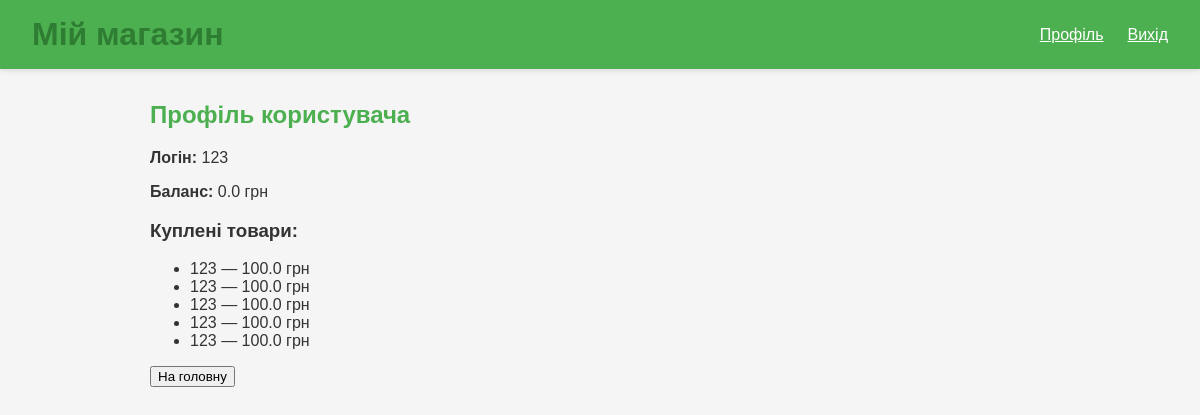
The app's page /profile (signed in), older data.
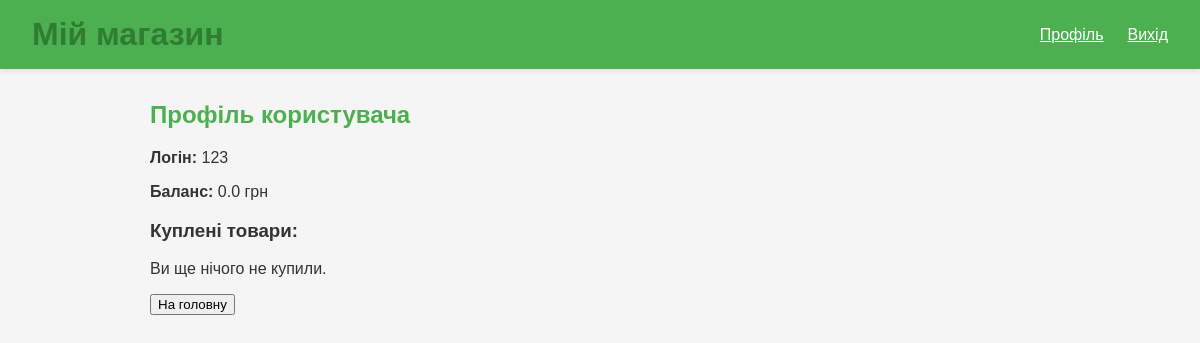
The same page, newer data.
### models.py (models this page shows)
class User(db.Model, UserMixin):
    id = db.Column(db.Integer, primary_key=True)
    username = db.Column(db.String(64), unique=True, nullable=False)
    balance = db.Column(db.Float, default=0.0)
    purchases = db.relationship('Purchase', backref='user', lazy=True)

class Purchase(db.Model):
    id = db.Column(db.Integer, primary_key=True)
    user_id = db.Column(db.Integer, db.ForeignKey('user.id'), nullable=False)
    product_id = db.Column(db.Integer, db.ForeignKey('product.id'), nullable=False)

class Product(db.Model):
    id = db.Column(db.Integer, primary_key=True)
    name = db.Column(db.String(100), nullable=False)
    price = db.Column(db.Float, nullable=False)
    payment_url = db.Column(db.String(255), nullable=True)  # WayForPay URL
    purchases = db.relationship('Purchase', backref='product', lazy=True)

### app.py (the view)
@app.route('/profile')
@login_required
def profile():
    return render_template('profile.html', user=current_user)

### app.py (called while the page is built)
@login_manager.user_loader
def load_user(user_id):
    return User.query.get(int(user_id))

### templates/profile.html
{% extends 'base.html' %}
{% block content %}
<h2>Профіль користувача</h2>
<p><strong>Логін:</strong> {{ user.username }}</p>
<p><strong>Баланс:</strong> {{ user.balance }} грн</p>
<h3>Куплені товари:</h3>
{% if user.purchases %}
    <ul>
        {% for purchase in user.purchases %}
            <li>{{ purchase.product.name }} — {{ purchase.product.price }} грн</li>
        {% endfor %}
    </ul>
{% else %}
    <p>Ви ще нічого не купили.</p>
{% endif %}
<a href="{{ url_for('index') }}">
    <button>На головну</button>
</a>
{% endblock %}

### templates/base.html (shortened to what this page needs)
<!DOCTYPE html>
<html lang="uk">
<head>
    <link rel="stylesheet" href="{{ url_for('static', filename='style.css') }}">
</head>
<body>
    <header>
        <h1><a href="/">Мій магазин</a></h1>
        <nav class="nav-right">
            {% if current_user.is_authenticated %}
                <a href="{{ url_for('profile') }}">Профіль</a>
                <a href="{{ url_for('logout') }}">Вихід</a>
            {% else %}
                <a href="{{ url_for('login') }}">Вхід</a>
                <a href="{{ url_for('register') }}">Реєстрація</a>
            {% endif %}
        </nav>
    </header>
    <main>
        {% block content %}{% endblock %}
    </main>
</body>
</html>

### static/style.css (style rules this page uses)
body { font-family: Arial, sans-serif; margin: 0; padding: 0; background-color: #f5f5f5; color: #333; }
a { color: #2e7d32; text-decoration: none; }
header { background-color: #4CAF50; color: white; padding: 1rem 2rem; display: flex; justify-content: space-between; align-items: center; flex-wrap: wrap; box-shadow: 0 2px 5px rgba(0, 0, 0, 0.1); }
header h1 { margin: 0; font-size: 2rem; }
.nav-right { margin-left: auto; display: flex; align-items: center; gap: 1rem; flex-direction: row; }
.nav-right a { color: white; text-decoration: underline; margin-left: 0.5rem; }
main { padding: 2rem; max-width: 900px; margin: 0 auto; }
h2 { color: #4CAF50; margin-top: 0; }

Row changes from the older to the newer data that the page shows:
removed Purchase: product.name "123", product.price "100.0"
removed Purchase: product.name "123", product.price "100.0"
removed Purchase: product.name "123", product.price "100.0"
removed Purchase: product.name "123", product.price "100.0"
removed Purchase: product.name "123", product.price "100.0"
Text that changed along with them:
text now shown: "Ви ще нічого не купили."
